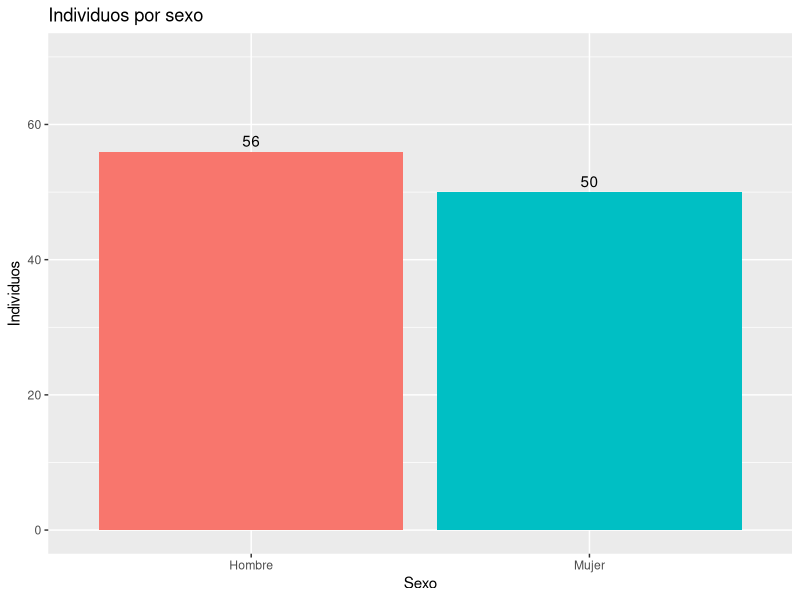
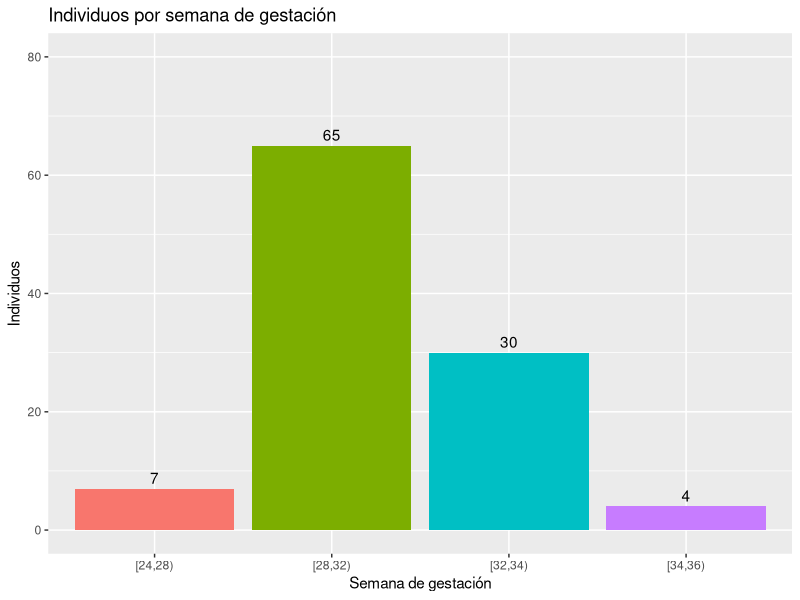
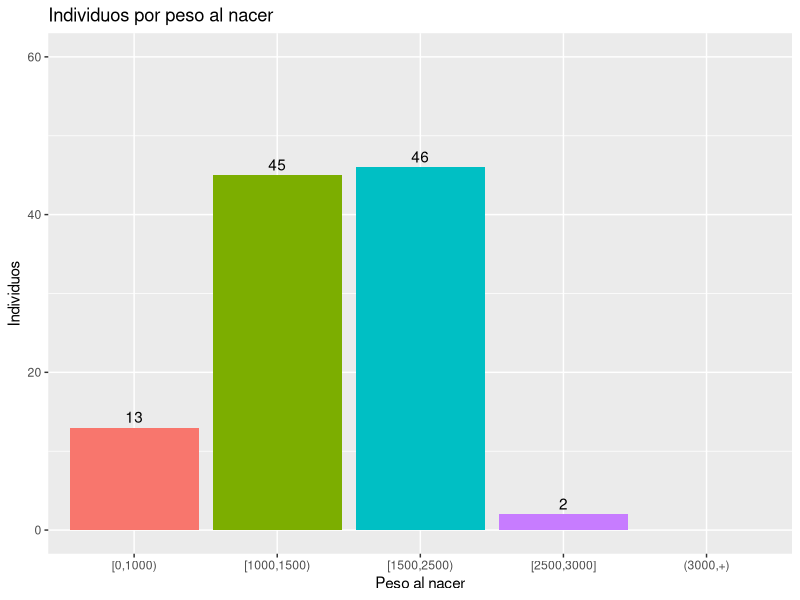
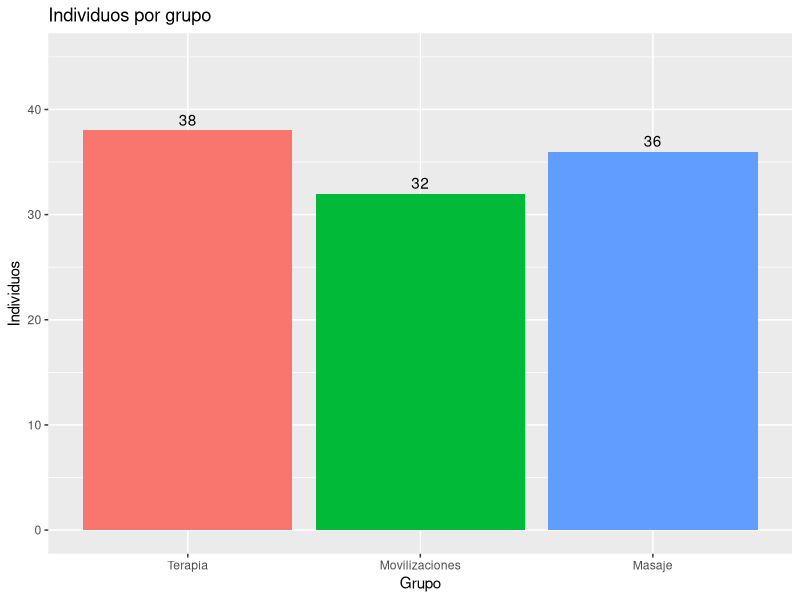
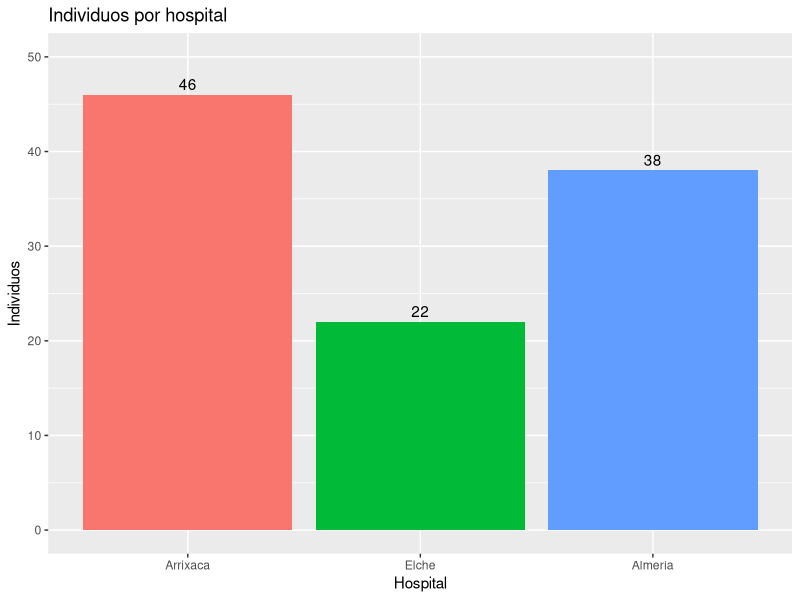
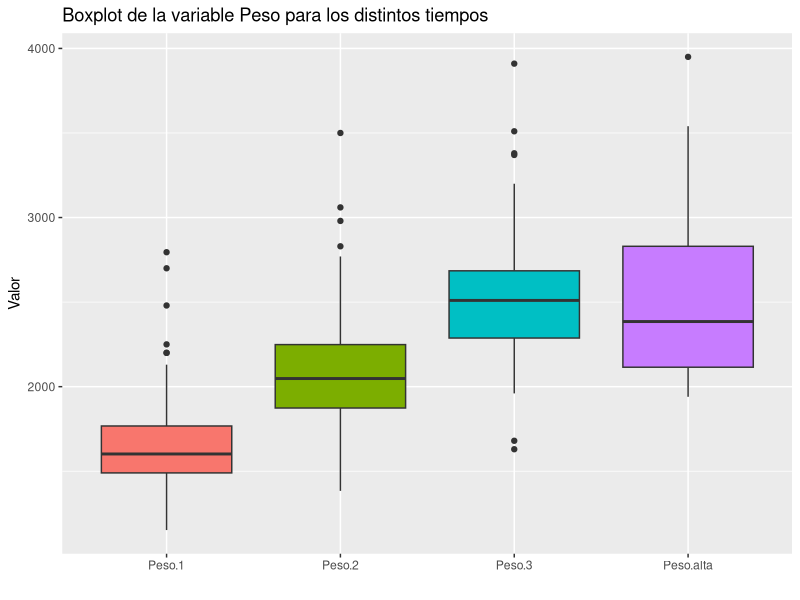
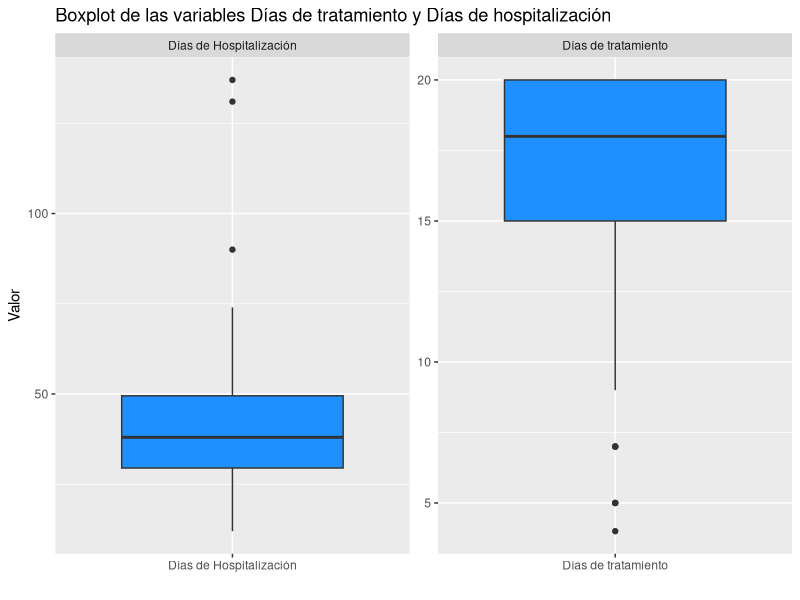

These figures' R source, in order:
## ---- chunk 1
knitr::opts_chunk$set(echo = TRUE)
## ---- chunk 2
df <- read.table(file='database.csv', header=T, sep=';', dec = ',', encoding = 'UTF-8')

df$Sexo <- factor(df$Sexo)
levels(df$Sexo) <- c("Hombre", "Mujer")
df$SG <- cut(df$SG, breaks = c(24,28,32,34,36),right = F)
df$Peso.al.nacer <- cut(df$Peso.al.nacer, breaks = c(0,1000,1500,2500,3000,Inf),right = F)
levels(df$Peso.al.nacer) <-  c("[0,1000)", "[1000,1500)", "[1500,2500)", "[2500,3000]", "(3000,+)")
df$Num.Grupo <- factor(df$Num.Grupo)
levels(df$Num.Grupo) <- c("Terapia", "Movilizaciones", "Masaje")
df$Hospital <- factor(df$Hospital)
levels(df$Hospital) <- c("Arrixaca", "Elche", "Almería")
df$Peso.2 <- as.numeric(gsub("[^0-9\\.]", "", df$Peso.2))


#summary(df)
library("kableExtra")
#kable(summary(df$Sexo))

head(df)
## ---- chunk 3
library("ggplot2")
## ---- chunk 4

ggplot(data = df, aes(Sexo)) + geom_bar(aes(fill=Sexo)) +
  geom_text(aes(label=..count..),stat="count",position=position_dodge(1),vjust=-0.4) +
  theme(legend.position='none') +
  labs(title='Individuos por sexo', y = 'Individuos') +
  ylim(0, 70)
## ---- chunk 5

ggplot(data = df, aes(SG)) + geom_bar(aes(fill=SG) ) +
  geom_text(aes(label=..count..),stat="count",position=position_dodge(1),vjust=-0.4)+
  labs(title='Individuos por semana de gestación', x= 'Semana de gestación', y = 'Individuos') +
  theme(legend.position='none') +
  ylim(0, 80)
## ---- chunk 6

#table(cut(df$Peso.al.nacer, breaks = c(0,1000,1500,2500,3000,Inf),right = F))

ggplot(data = df, aes(Peso.al.nacer)) + 
  geom_bar(aes(fill=Peso.al.nacer)) +
  geom_text(aes(label=..count..),stat="count",position=position_dodge(1),vjust=-0.4)+
  labs(title='Individuos por peso al nacer', x= 'Peso al nacer', y = 'Individuos') +
  scale_x_discrete(drop=FALSE) +
  theme(legend.position='none') +
  ylim(0, 60)
## ---- chunk 7

#table(cut(df$Peso.al.nacer, breaks = c(0,1000,1500,2500,3000,Inf),right = F))

ggplot(data = df, aes(Num.Grupo)) + 
  geom_bar(aes(fill=Num.Grupo)) +
  geom_text(aes(label=..count..),stat="count",position=position_dodge(1),vjust=-0.4)+
  labs(title='Individuos por grupo', x= 'Grupo', y = 'Individuos') +
  scale_x_discrete(drop=FALSE) +
  theme(legend.position='none') +
  ylim(0, 45)
## ---- chunk 8

#table(cut(df$Peso.al.nacer, breaks = c(0,1000,1500,2500,3000,Inf),right = F))

ggplot(data = df, aes(Hospital)) + 
  geom_bar(aes(fill=Hospital)) +
  geom_text(aes(label=..count..),stat="count",position=position_dodge(1),vjust=-0.4)+
  labs(title='Individuos por hospital', x= 'Hospital', y = 'Individuos') +
  scale_x_discrete(drop=FALSE) +
  theme(legend.position='none') +
  ylim(0, 50)
## ---- chunk 9

library("tidyr")
dfporPeso <- gather(data = df, key = tiempos, value = Peso, Peso.1, Peso.2, Peso.3, Peso.alta)
dfporPeso$tiempos <- as.factor(dfporPeso$tiempos)




ggplot(dfporPeso, aes(tiempos, Peso)) + geom_boxplot(aes(fill=tiempos)) +
  labs(title='Boxplot de la variable Peso para los distintos tiempos', x= '', y = 'Valor') +
  theme(legend.position='none')

## ---- chunk 10

dfDias <- gather(data = df, key = Tipo, value = Dias, Días.de.tratamiento,  Días.de.Hospitalización,na.rm=T)
dfDias$Tipo <- as.factor(dfDias$Tipo)
levels(dfDias$Tipo) <- c("Días de Hospitalización", "Días de tratamiento")

ggplot(dfDias, aes(x=Tipo, y=Dias)) + facet_wrap(. ~ Tipo, scales = "free") + geom_boxplot(fill='dodgerblue') +
  labs(title='Boxplot de las variables Días de tratamiento y Días de hospitalización', x= '', y = 'Valor') +
  theme(legend.position='none')
